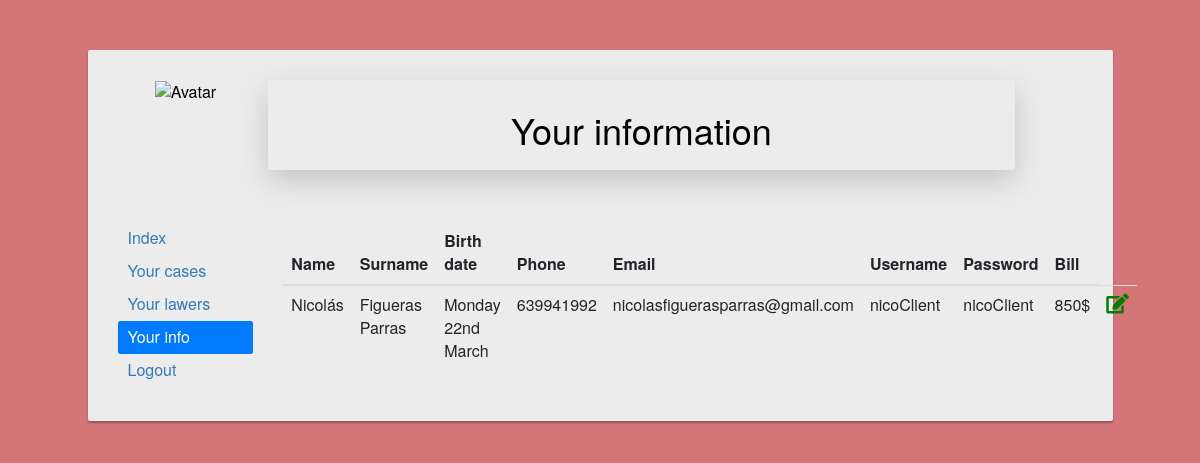
The page /personalArea/Client/Info/index.php (signed in) on the database its author committed.
### tables this page shows
CREATE TABLE `clients` (
  `client_ID` bigint(20) UNSIGNED NOT NULL,
  `name` varchar(50) NOT NULL,
  `surname` varchar(70) NOT NULL,
  `birth_date` date NOT NULL,
  `phone` int(11) NOT NULL,
  `email` varchar(70) NOT NULL,
  `username` varchar(15) NOT NULL,
  `password` varchar(25) NOT NULL,
  `bill` float NOT NULL
);

### personalArea/Client/Info/index.php (the view, shortened to what this page needs)
<!DOCTYPE html>
<html lang="en">
    <head>
        <link rel="stylesheet" href="https://stackpath.bootstrapcdn.com/bootstrap/4.3.1/css/bootstrap.min.css">
        <link rel="stylesheet" href="https://maxcdn.bootstrapcdn.com/bootstrap/3.3.7/css/bootstrap.min.css">
        <link rel="stylesheet" href="https://maxcdn.bootstrapcdn.com/font-awesome/4.7.0/css/font-awesome.min.css">
        <link rel="stylesheet" href="https://use.fontawesome.com/releases/v5.8.1/css/all.css">
    </head>
    <body>
            <?php
                $db = connectDb();
            ?>
        <div class="container-fluid content">
            <div class="row">
                <div class="col-10 offset-1 insideContainer">
                    <div class="row">
                        <div class="col-2 avatar">
                            <img src="../../../img/iconAvatar.png" alt="Avatar">
                        </div>
                        <div class="col-9 shadow-lg p-3 mb-5 bg-#70c5c0 rounded">
                            <h1 class="h1" style="text-align: center">Your information</h1>
                        </div>
                    </div>
                    <br>
                    <div class="row">
                        <div class="col-2">
                                <div class="nav flex-column nav-pills" id="v-pills-tab" role="tablist" aria-orientation="vertical">
                                    <a class='nav-link' href='../../Client/'>Index</a>
                                    <a class='nav-link' href='../Cases/'>Your cases</a>
                                    <a class='nav-link' href="../Lawer/">Your lawers</a>
                                    <a class="nav-link active" href="../Info/">Your info</a>
                                    <a class="nav-link" href="../../../login/logout.php">Logout</a>
                                </div>
                        </div>
                            <div class="col-9">
                                <?php
                                    $listQuery = mysqli_fetch_array(mysqli_query($db, "SELECT * FROM clients WHERE client_ID = '$_SESSION[id_user]'"));
                                    echo "<table class='table'>";
                                        echo "<thead>";
                                            echo "<tr>";
                                                echo "<th scope='col'>Name</th>";
                                                echo "<th scope='col'>Surname</th>";
                                                echo "<th scope='col'>Birth date</th>";
                                                echo "<th scope='col'>Phone</th>";
                                                echo "<th scope='col'>Email</th>";
                                                echo "<th scope='col'>Username</th>";
                                                echo "<th scope='col'>Password</th>";
                                                echo "<th scope='col'>Bill</th>";
                                            echo "</tr>";
                                        echo "</thead>";
                                        echo "<tbody>";
                                            echo "<tr>";
                                                echo "<td>".$listQuery["name"]."</td>";
                                                echo "<td>".$listQuery["surname"]."</td>";
                                                $bDateFormatted = date("l jS F ", strtotime($listQuery["birth_date"]));
                                                echo "<td>".$bDateFormatted."</td>";
                                                echo "<td>".$listQuery["phone"]."</td>";
                                                echo "<td>".$listQuery["email"]."</td>";
                                                echo "<td>".$listQuery["username"]."</td>";
                                                echo "<td>".$listQuery["password"]."</td>";
                                                echo "<td>".$listQuery["bill"]."$</td>";
                                                echo "<td style='text-align: center'><a href='modify.php?client=$listQuery[client_ID]'><i class='fa fa-edit' style='font-size:20px;color:green'></i></a></td>";
                                            echo "</tr>";
                                        echo "</tbody>";
                                    echo "</table>";
                                ?>
                            </div>
                    </div>
                </div>
            </div>
        </div>
    </body>
</html>

### personalArea/Client/Info/index.php (style rules this page uses)
html, body { overflow-x: hidden; }
body { color: #fff; background: #d47677; }
.content { margin: 0 auto; padding: 50px 0px 300px; }
.insideContainer { color:black; border-radius: 2px; margin-bottom: 15px; font-size: 16px; background: #ececec; box-shadow: 0px 2px 2px rgba(0, 0, 0, 0.3); padding: 30px; position: relative; width:80vw; }
.avatar { text-align: center; }
.avatar img { width: 95px; height: 95px; }

### rows shown on the page
clients: name "Nicolás", surname "Figueras Parras", birth_date "Monday 22nd March", phone "639941992", email "nicolasfiguerasparras@gmail.com", username "nicoClient", password "nicoClient", bill "850"
